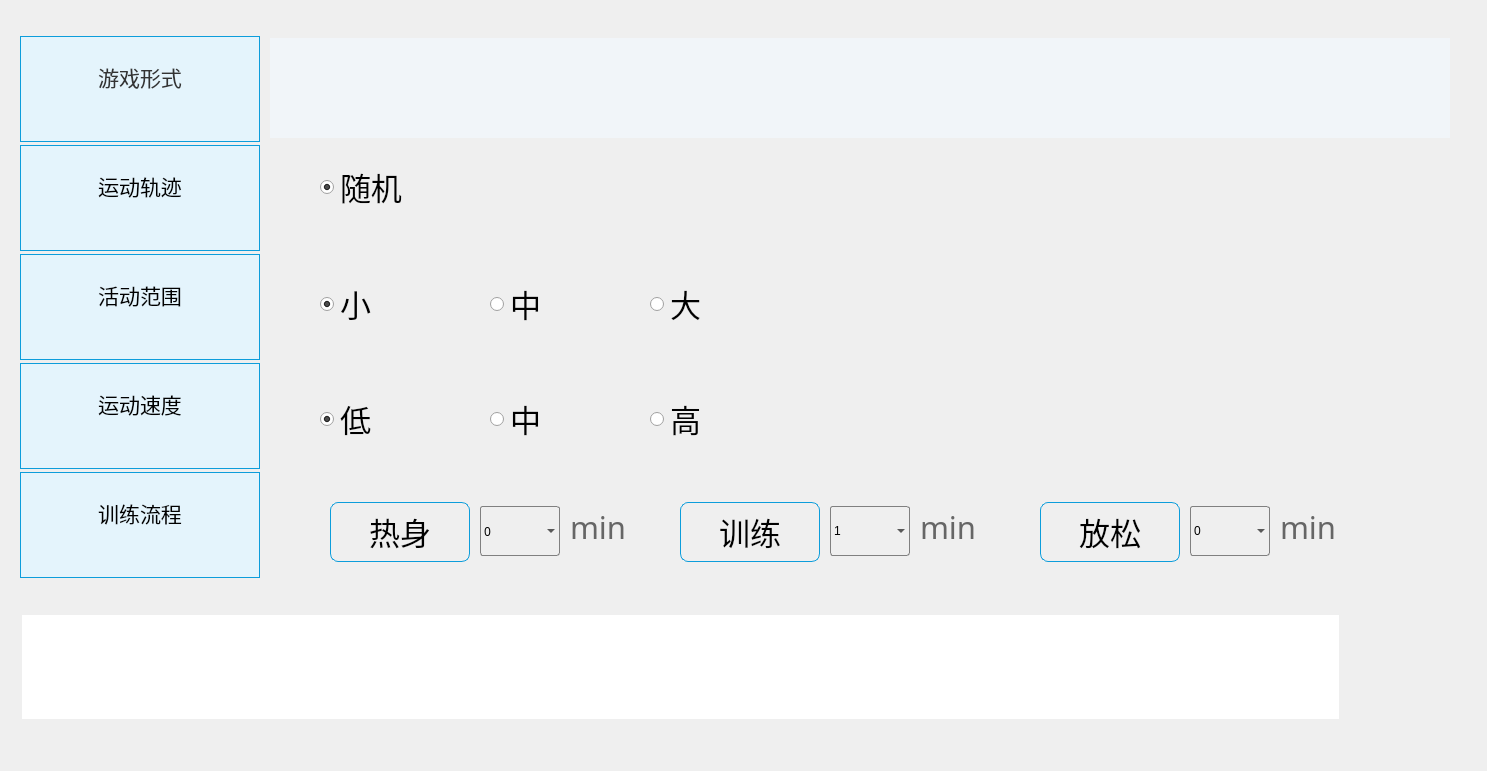
<?xml version="1.0" encoding="UTF-8"?>
<ui version="4.0">
 <class>CPassiveTrain</class>
 <widget class="QWidget" name="CPassiveTrain">
  <property name="geometry">
   <rect>
    <x>0</x>
    <y>0</y>
    <width>1487</width>
    <height>771</height>
   </rect>
  </property>
  <property name="windowTitle">
   <string>Form</string>
  </property>
  <widget class="QGroupBox" name="groupBox_7">
   <property name="geometry">
    <rect>
     <x>0</x>
     <y>0</y>
     <width>1512</width>
     <height>742</height>
    </rect>
   </property>
   <property name="styleSheet">
    <string notr="true">#groupBox_7{border:none;}</string>
   </property>
   <property name="title">
    <string/>
   </property>
   <widget class="QGroupBox" name="gameForm_GroupBox">
    <property name="geometry">
     <rect>
      <x>20</x>
      <y>36</y>
      <width>1481</width>
      <height>108</height>
     </rect>
    </property>
    <property name="styleSheet">
     <string notr="true">border:none;</string>
    </property>
    <property name="title">
     <string/>
    </property>
    <widget class="QLabel" name="label">
     <property name="geometry">
      <rect>
       <x>0</x>
       <y>0</y>
       <width>240</width>
       <height>106</height>
      </rect>
     </property>
     <property name="font">
      <font>
       <family>黑体</family>
       <pointsize>20</pointsize>
      </font>
     </property>
     <property name="styleSheet">
      <string notr="true">background: #E4F4FC;
border: 1px solid #0D9DDB;
color:#333333;</string>
     </property>
     <property name="text">
      <string>&lt;html&gt;&lt;head/&gt;&lt;body&gt;&lt;p&gt;&lt;img src=&quot;:/new/prefix1/release/source/image/game/gameForm.png&quot;/&gt;&lt;span style=&quot; font-size:24pt; vertical-align:super;&quot;&gt;游戏形式&lt;/span&gt;&lt;/p&gt;&lt;/body&gt;&lt;/html&gt;</string>
     </property>
     <property name="alignment">
      <set>Qt::AlignCenter</set>
     </property>
    </widget>
    <widget class="QListWidget" name="gameType_ListWidget">
     <property name="geometry">
      <rect>
       <x>250</x>
       <y>2</y>
       <width>1180</width>
       <height>100</height>
      </rect>
     </property>
     <property name="styleSheet">
      <string notr="true">background: #F1F5F9;</string>
     </property>
    </widget>
   </widget>
   <widget class="QGroupBox" name="track_GroupBox">
    <property name="geometry">
     <rect>
      <x>20</x>
      <y>145</y>
      <width>1481</width>
      <height>108</height>
     </rect>
    </property>
    <property name="styleSheet">
     <string notr="true">border:none;</string>
    </property>
    <property name="title">
     <string/>
    </property>
    <widget class="QLabel" name="label_2">
     <property name="geometry">
      <rect>
       <x>0</x>
       <y>0</y>
       <width>240</width>
       <height>106</height>
      </rect>
     </property>
     <property name="font">
      <font>
       <family>黑体</family>
       <pointsize>15</pointsize>
      </font>
     </property>
     <property name="styleSheet">
      <string notr="true">background: #E4F4FC;
border: 1px solid #0D9DDB;</string>
     </property>
     <property name="text">
      <string>&lt;html&gt;&lt;head/&gt;&lt;body&gt;&lt;p&gt;&lt;img src=&quot;:/new/prefix1/release/source/image/game/gameTrack.png&quot;/&gt;&lt;span style=&quot; font-size:24pt; vertical-align:super;&quot;&gt;运动轨迹&lt;/span&gt;&lt;/p&gt;&lt;/body&gt;&lt;/html&gt;</string>
     </property>
     <property name="alignment">
      <set>Qt::AlignCenter</set>
     </property>
    </widget>
    <widget class="QStackedWidget" name="track_StackedWidget">
     <property name="geometry">
      <rect>
       <x>280</x>
       <y>10</y>
       <width>1151</width>
       <height>80</height>
      </rect>
     </property>
     <property name="currentIndex">
      <number>1</number>
     </property>
     <widget class="QWidget" name="page">
      <widget class="QGroupBox" name="groupBox">
       <property name="geometry">
        <rect>
         <x>0</x>
         <y>0</y>
         <width>1121</width>
         <height>80</height>
        </rect>
       </property>
       <property name="styleSheet">
        <string notr="true"/>
       </property>
       <property name="title">
        <string/>
       </property>
       <widget class="QRadioButton" name="upDown_RadioButton">
        <property name="geometry">
         <rect>
          <x>20</x>
          <y>10</y>
          <width>81</width>
          <height>61</height>
         </rect>
        </property>
        <property name="styleSheet">
         <string notr="true">QRadioButton::indicator::unchecked {width: 32px;height: 18px;image:url(&quot;:/new/prefix1/release/source/image/track/radio.png&quot;);position:relative;left: 0px;right: 5px;top: 2px;bottom:4px;}
QRadioButton::indicator::checked {width: 32px;height: 18px;image:url(&quot;:/new/prefix1/release/source/image/track/radioChecked.png&quot;);position:relative;left: 0px;right: 5px;top: 2px;bottom:4px;}
QRadioButton{background-image: url(&quot;:/new/prefix1/release/source/image/track/upDown.png&quot;);background-repeat: no-repeat; background-position:  right;}</string>
        </property>
        <property name="text">
         <string/>
        </property>
        <property name="checked">
         <bool>true</bool>
        </property>
       </widget>
       <widget class="QRadioButton" name="leftRight_radioButton">
        <property name="geometry">
         <rect>
          <x>189</x>
          <y>10</y>
          <width>91</width>
          <height>60</height>
         </rect>
        </property>
        <property name="styleSheet">
         <string notr="true">QRadioButton::indicator::unchecked {width: 32px;height: 18px;image:url(&quot;:/new/prefix1/release/source/image/track/radio.png&quot;);position:relative;left: 0px;right: 5px;top: 2px;bottom:4px;}
QRadioButton::indicator::checked {width: 32px;height: 18px;image:url(&quot;:/new/prefix1/release/source/image/track/radioChecked.png&quot;);position:relative;left: 0px;right: 5px;top: 2px;bottom:4px;}
QRadioButton{background-image: url(&quot;:/new/prefix1/release/source/image/track/leftRight.png&quot;);background-repeat: no-repeat; background-position:  right;}</string>
        </property>
        <property name="text">
         <string/>
        </property>
       </widget>
       <widget class="QRadioButton" name="pie_RadioButton">
        <property name="geometry">
         <rect>
          <x>350</x>
          <y>10</y>
          <width>91</width>
          <height>60</height>
         </rect>
        </property>
        <property name="styleSheet">
         <string notr="true">QRadioButton::indicator::unchecked {width: 32px;height: 18px;image:url(&quot;:/new/prefix1/release/source/image/track/radio.png&quot;);position:relative;left: 0px;right: 5px;top: 2px;bottom:4px;}
QRadioButton::indicator::checked {width: 32px;height: 18px;image:url(&quot;:/new/prefix1/release/source/image/track/radioChecked.png&quot;);position:relative;left: 0px;right: 5px;top: 2px;bottom:4px;}
QRadioButton{background-image:  url(:/new/prefix1/release/source/image/track/pie.png);background-repeat: no-repeat; background-position:right;}</string>
        </property>
        <property name="text">
         <string/>
        </property>
       </widget>
       <widget class="QRadioButton" name="circle_RadioButton">
        <property name="geometry">
         <rect>
          <x>514</x>
          <y>10</y>
          <width>91</width>
          <height>60</height>
         </rect>
        </property>
        <property name="styleSheet">
         <string notr="true">QRadioButton::indicator::unchecked {width: 32px;height: 18px;image:url(&quot;:/new/prefix1/release/source/image/track/radio.png&quot;);position:relative;left: 0px;right: 5px;top: 2px;bottom:4px;}
QRadioButton::indicator::checked {width: 32px;height: 18px;image:url(&quot;:/new/prefix1/release/source/image/track/radioChecked.png&quot;);position:relative;left: 0px;right: 5px;top: 2px;bottom:4px;}
QRadioButton{background-image: url(:/new/prefix1/release/source/image/track/circle.png);background-repeat: no-repeat; background-position:  right;}</string>
        </property>
        <property name="text">
         <string/>
        </property>
       </widget>
       <widget class="QRadioButton" name="rect_RadioButton">
        <property name="geometry">
         <rect>
          <x>690</x>
          <y>10</y>
          <width>91</width>
          <height>60</height>
         </rect>
        </property>
        <property name="styleSheet">
         <string notr="true">QRadioButton::indicator::unchecked {width: 32px;height: 18px;image:url(&quot;:/new/prefix1/release/source/image/track/radio.png&quot;);position:relative;left: 0px;right: 5px;top: 2px;bottom:4px;}
QRadioButton::indicator::checked {width: 32px;height: 18px;image:url(&quot;:/new/prefix1/release/source/image/track/radioChecked.png&quot;);position:relative;left: 0px;right: 5px;top: 2px;bottom:4px;}
QRadioButton{background-image: url(:/new/prefix1/release/source/image/track/rect.png);background-repeat: no-repeat; background-position:  right;}</string>
        </property>
        <property name="text">
         <string/>
        </property>
       </widget>
       <widget class="QRadioButton" name="s_RadioButton">
        <property name="geometry">
         <rect>
          <x>840</x>
          <y>10</y>
          <width>91</width>
          <height>60</height>
         </rect>
        </property>
        <property name="styleSheet">
         <string notr="true">QRadioButton::indicator::unchecked {width: 32px;height: 18px;image:url(&quot;:/new/prefix1/release/source/image/track/radio.png&quot;);position:relative;left: 0px;right: 5px;top: 2px;bottom:4px;}
QRadioButton::indicator::checked {width: 32px;height: 18px;image:url(&quot;:/new/prefix1/release/source/image/track/radioChecked.png&quot;);position:relative;left: 0px;right: 5px;top: 2px;bottom:4px;}
QRadioButton{background-image: url(:/new/prefix1/release/source/image/track/s.png);background-repeat: no-repeat; background-position:  right;}</string>
        </property>
        <property name="text">
         <string/>
        </property>
       </widget>
       <widget class="QRadioButton" name="recipe_RadioButton">
        <property name="geometry">
         <rect>
          <x>980</x>
          <y>10</y>
          <width>141</width>
          <height>60</height>
         </rect>
        </property>
        <property name="font">
         <font>
          <family>黑体</family>
          <pointsize>23</pointsize>
         </font>
        </property>
        <property name="styleSheet">
         <string notr="true">QRadioButton::indicator::unchecked {width: 32px;height: 18px;image:url(&quot;:/new/prefix1/release/source/image/track/radio.png&quot;);position:relative;left: 0px;right: 5px;top: 2px;bottom:4px;}
QRadioButton::indicator::checked {width: 32px;height: 18px;image:url(&quot;:/new/prefix1/release/source/image/track/radioChecked.png&quot;);position:relative;left: 0px;right: 5px;top: 2px;bottom:4px;}</string>
        </property>
        <property name="text">
         <string>处方</string>
        </property>
       </widget>
      </widget>
     </widget>
     <widget class="QWidget" name="page_2">
      <widget class="QRadioButton" name="recipe_RadioButton_2">
       <property name="geometry">
        <rect>
         <x>20</x>
         <y>2</y>
         <width>141</width>
         <height>60</height>
        </rect>
       </property>
       <property name="font">
        <font>
         <family>黑体</family>
         <pointsize>23</pointsize>
        </font>
       </property>
       <property name="styleSheet">
        <string notr="true">QRadioButton::indicator::unchecked {width: 32px;height: 18px;image:url(&quot;:/new/prefix1/release/source/image/track/radio.png&quot;);position:relative;left: 0px;right: 5px;top: 2px;bottom:4px;}
QRadioButton::indicator::checked {width: 32px;height: 18px;image:url(&quot;:/new/prefix1/release/source/image/track/radioChecked.png&quot;);position:relative;left: 0px;right: 5px;top: 2px;bottom:4px;}</string>
       </property>
       <property name="text">
        <string>随机</string>
       </property>
       <property name="checked">
        <bool>true</bool>
       </property>
      </widget>
     </widget>
    </widget>
   </widget>
   <widget class="QGroupBox" name="scorp_GroupBox">
    <property name="geometry">
     <rect>
      <x>20</x>
      <y>254</y>
      <width>1481</width>
      <height>108</height>
     </rect>
    </property>
    <property name="styleSheet">
     <string notr="true">border:none;</string>
    </property>
    <property name="title">
     <string/>
    </property>
    <widget class="QLabel" name="label_3">
     <property name="geometry">
      <rect>
       <x>0</x>
       <y>0</y>
       <width>240</width>
       <height>106</height>
      </rect>
     </property>
     <property name="font">
      <font>
       <family>黑体</family>
       <pointsize>15</pointsize>
      </font>
     </property>
     <property name="styleSheet">
      <string notr="true">background: #E4F4FC;
border: 1px solid #0D9DDB;</string>
     </property>
     <property name="text">
      <string>&lt;html&gt;&lt;head/&gt;&lt;body&gt;&lt;p&gt;&lt;img src=&quot;:/new/prefix1/release/source/image/game/gameScorp.png&quot;/&gt;&lt;span style=&quot; font-size:24pt; vertical-align:super;&quot;&gt;活动范围&lt;/span&gt;&lt;/p&gt;&lt;/body&gt;&lt;/html&gt;</string>
     </property>
     <property name="alignment">
      <set>Qt::AlignCenter</set>
     </property>
    </widget>
    <widget class="QGroupBox" name="scope_GroupBox">
     <property name="geometry">
      <rect>
       <x>260</x>
       <y>10</y>
       <width>541</width>
       <height>80</height>
      </rect>
     </property>
     <property name="title">
      <string/>
     </property>
     <widget class="QRadioButton" name="big_radioButton">
      <property name="geometry">
       <rect>
        <x>370</x>
        <y>20</y>
        <width>91</width>
        <height>40</height>
       </rect>
      </property>
      <property name="font">
       <font>
        <family>黑体</family>
        <pointsize>23</pointsize>
       </font>
      </property>
      <property name="styleSheet">
       <string notr="true">QRadioButton::indicator::unchecked {width: 32px;height: 18px;image:url(&quot;:/new/prefix1/release/source/image/track/radio.png&quot;);position:relative;left: 0px;right: 5px;top: 2px;bottom:4px;}
QRadioButton::indicator::checked {width: 32px;height: 18px;image:url(&quot;:/new/prefix1/release/source/image/track/radioChecked.png&quot;);position:relative;left: 0px;right: 5px;top: 2px;bottom:4px;}</string>
      </property>
      <property name="text">
       <string>大</string>
      </property>
     </widget>
     <widget class="QRadioButton" name="median_RadioButton">
      <property name="geometry">
       <rect>
        <x>210</x>
        <y>20</y>
        <width>80</width>
        <height>40</height>
       </rect>
      </property>
      <property name="font">
       <font>
        <family>黑体</family>
        <pointsize>23</pointsize>
       </font>
      </property>
      <property name="styleSheet">
       <string notr="true">QRadioButton::indicator::unchecked {width: 32px;height: 18px;image:url(&quot;:/new/prefix1/release/source/image/track/radio.png&quot;);position:relative;left: 0px;right: 5px;top: 2px;bottom:4px;}
QRadioButton::indicator::checked {width: 32px;height: 18px;image:url(&quot;:/new/prefix1/release/source/image/track/radioChecked.png&quot;);position:relative;left: 0px;right: 5px;top: 2px;bottom:4px;}</string>
      </property>
      <property name="text">
       <string>中</string>
      </property>
     </widget>
     <widget class="QRadioButton" name="small_RadioButton">
      <property name="geometry">
       <rect>
        <x>40</x>
        <y>20</y>
        <width>101</width>
        <height>40</height>
       </rect>
      </property>
      <property name="font">
       <font>
        <family>黑体</family>
        <pointsize>23</pointsize>
       </font>
      </property>
      <property name="styleSheet">
       <string notr="true">QRadioButton::indicator::unchecked {width: 32px;height: 18px;image:url(&quot;:/new/prefix1/release/source/image/track/radio.png&quot;);position:relative;left: 0px;right: 5px;top: 2px;bottom:4px;}
QRadioButton::indicator::checked {width: 32px;height: 18px;image:url(&quot;:/new/prefix1/release/source/image/track/radioChecked.png&quot;);position:relative;left: 0px;right: 5px;top: 2px;bottom:4px;}</string>
      </property>
      <property name="text">
       <string>小</string>
      </property>
      <property name="checked">
       <bool>true</bool>
      </property>
     </widget>
    </widget>
    <zorder>scope_GroupBox</zorder>
    <zorder>label_3</zorder>
   </widget>
   <widget class="QGroupBox" name="trainSpeed_GroupBox">
    <property name="geometry">
     <rect>
      <x>20</x>
      <y>363</y>
      <width>1481</width>
      <height>108</height>
     </rect>
    </property>
    <property name="styleSheet">
     <string notr="true">border:none;</string>
    </property>
    <property name="title">
     <string/>
    </property>
    <widget class="QLabel" name="label_4">
     <property name="geometry">
      <rect>
       <x>0</x>
       <y>0</y>
       <width>240</width>
       <height>106</height>
      </rect>
     </property>
     <property name="font">
      <font>
       <family>黑体</family>
       <pointsize>15</pointsize>
      </font>
     </property>
     <property name="styleSheet">
      <string notr="true">background: #E4F4FC;
border: 1px solid #0D9DDB;</string>
     </property>
     <property name="text">
      <string>&lt;html&gt;&lt;head/&gt;&lt;body&gt;&lt;p&gt;&lt;img src=&quot;:/new/prefix1/release/source/image/game/gameSpeed.png&quot;/&gt;&lt;span style=&quot; font-size:24pt; vertical-align:super;&quot;&gt;运动速度&lt;/span&gt;&lt;/p&gt;&lt;/body&gt;&lt;/html&gt;</string>
     </property>
     <property name="alignment">
      <set>Qt::AlignCenter</set>
     </property>
    </widget>
    <widget class="QRadioButton" name="highSpeed_RadioButton">
     <property name="geometry">
      <rect>
       <x>630</x>
       <y>36</y>
       <width>121</width>
       <height>40</height>
      </rect>
     </property>
     <property name="font">
      <font>
       <family>黑体</family>
       <pointsize>23</pointsize>
      </font>
     </property>
     <property name="styleSheet">
      <string notr="true">QRadioButton::indicator::unchecked {width: 32px;height: 18px;image:url(&quot;:/new/prefix1/release/source/image/track/radio.png&quot;);position:relative;left: 0px;right: 5px;top: 2px;bottom:4px;}
QRadioButton::indicator::checked {width: 32px;height: 18px;image:url(&quot;:/new/prefix1/release/source/image/track/radioChecked.png&quot;);position:relative;left: 0px;right: 5px;top: 2px;bottom:4px;}</string>
     </property>
     <property name="text">
      <string>高</string>
     </property>
    </widget>
    <widget class="QRadioButton" name="lowSpeed_RadioButton">
     <property name="geometry">
      <rect>
       <x>300</x>
       <y>36</y>
       <width>111</width>
       <height>40</height>
      </rect>
     </property>
     <property name="font">
      <font>
       <family>黑体</family>
       <pointsize>23</pointsize>
      </font>
     </property>
     <property name="styleSheet">
      <string notr="true">QRadioButton::indicator::unchecked {width: 32px;height: 18px;image:url(&quot;:/new/prefix1/release/source/image/track/radio.png&quot;);position:relative;left: 0px;right: 5px;top: 2px;bottom:4px;}
QRadioButton::indicator::checked {width: 32px;height: 18px;image:url(&quot;:/new/prefix1/release/source/image/track/radioChecked.png&quot;);position:relative;left: 0px;right: 5px;top: 2px;bottom:4px;}</string>
     </property>
     <property name="text">
      <string>低</string>
     </property>
     <property name="checked">
      <bool>true</bool>
     </property>
    </widget>
    <widget class="QRadioButton" name="middleSpeed_RadioButton">
     <property name="geometry">
      <rect>
       <x>470</x>
       <y>36</y>
       <width>121</width>
       <height>40</height>
      </rect>
     </property>
     <property name="font">
      <font>
       <family>黑体</family>
       <pointsize>23</pointsize>
      </font>
     </property>
     <property name="styleSheet">
      <string notr="true">QRadioButton::indicator::unchecked {width: 32px;height: 18px;image:url(&quot;:/new/prefix1/release/source/image/track/radio.png&quot;);position:relative;left: 0px;right: 5px;top: 2px;bottom:4px;}
QRadioButton::indicator::checked {width: 32px;height: 18px;image:url(&quot;:/new/prefix1/release/source/image/track/radioChecked.png&quot;);position:relative;left: 0px;right: 5px;top: 2px;bottom:4px;}</string>
     </property>
     <property name="text">
      <string>中</string>
     </property>
    </widget>
   </widget>
   <widget class="QGroupBox" name="process_GroupBox">
    <property name="geometry">
     <rect>
      <x>20</x>
      <y>472</y>
      <width>1481</width>
      <height>108</height>
     </rect>
    </property>
    <property name="styleSheet">
     <string notr="true">#process_GroupBox{border:none;}</string>
    </property>
    <property name="title">
     <string/>
    </property>
    <widget class="QLabel" name="label_6">
     <property name="geometry">
      <rect>
       <x>0</x>
       <y>0</y>
       <width>240</width>
       <height>106</height>
      </rect>
     </property>
     <property name="font">
      <font>
       <family>黑体</family>
       <pointsize>15</pointsize>
      </font>
     </property>
     <property name="styleSheet">
      <string notr="true">background: #E4F4FC;
border: 1px solid #0D9DDB;</string>
     </property>
     <property name="text">
      <string>&lt;html&gt;&lt;head/&gt;&lt;body&gt;&lt;p&gt;&lt;img src=&quot;:/new/prefix1/release/source/image/game/gameProcess.png&quot;/&gt;&lt;span style=&quot; font-size:24pt; vertical-align:super;&quot;&gt;训练流程&lt;/span&gt;&lt;/p&gt;&lt;/body&gt;&lt;/html&gt;</string>
     </property>
     <property name="alignment">
      <set>Qt::AlignCenter</set>
     </property>
    </widget>
    <widget class="QLabel" name="label_7">
     <property name="geometry">
      <rect>
       <x>310</x>
       <y>30</y>
       <width>140</width>
       <height>60</height>
      </rect>
     </property>
     <property name="font">
      <font>
       <family>黑体</family>
       <pointsize>23</pointsize>
      </font>
     </property>
     <property name="styleSheet">
      <string notr="true">border-radius: 8px;
border: 1px solid #0D9DDB;</string>
     </property>
     <property name="text">
      <string>热身</string>
     </property>
     <property name="alignment">
      <set>Qt::AlignCenter</set>
     </property>
    </widget>
    <widget class="QComboBox" name="warmUp_ComboBox">
     <property name="geometry">
      <rect>
       <x>460</x>
       <y>34</y>
       <width>80</width>
       <height>50</height>
      </rect>
     </property>
     <property name="font">
      <font>
       <family>Microsoft YaHei</family>
       <weight>50</weight>
       <italic>false</italic>
       <bold>false</bold>
      </font>
     </property>
     <property name="layoutDirection">
      <enum>Qt::LeftToRight</enum>
     </property>
     <property name="styleSheet">
      <string notr="true">QComboBox {
    border: 1px solid gray;   /* 边框 */
    border-radius: 3px;   /* 圆角 */
    padding: 1px 18px 1px 3px;   /* 字体填衬 */
    color: #000;
    background: transparent;
}</string>
     </property>
     <item>
      <property name="text">
       <string>0</string>
      </property>
     </item>
     <item>
      <property name="text">
       <string>2</string>
      </property>
     </item>
     <item>
      <property name="text">
       <string>5</string>
      </property>
     </item>
     <item>
      <property name="text">
       <string>10</string>
      </property>
     </item>
    </widget>
    <widget class="QLabel" name="label_10">
     <property name="geometry">
      <rect>
       <x>660</x>
       <y>30</y>
       <width>140</width>
       <height>60</height>
      </rect>
     </property>
     <property name="font">
      <font>
       <family>黑体</family>
       <pointsize>23</pointsize>
      </font>
     </property>
     <property name="styleSheet">
      <string notr="true">border-radius: 8px;
border: 1px solid #0D9DDB;</string>
     </property>
     <property name="text">
      <string>训练</string>
     </property>
     <property name="alignment">
      <set>Qt::AlignCenter</set>
     </property>
    </widget>
    <widget class="QComboBox" name="train_ComboBox">
     <property name="geometry">
      <rect>
       <x>810</x>
       <y>34</y>
       <width>80</width>
       <height>50</height>
      </rect>
     </property>
     <property name="styleSheet">
      <string notr="true">QComboBox {
    border: 1px solid gray;   /* 边框 */
    border-radius: 3px;   /* 圆角 */
    padding: 1px 18px 1px 3px;   /* 字体填衬 */
    color: #000;
    background: transparent;
}</string>
     </property>
     <item>
      <property name="text">
       <string>1</string>
      </property>
     </item>
     <item>
      <property name="text">
       <string>5</string>
      </property>
     </item>
     <item>
      <property name="text">
       <string>10</string>
      </property>
     </item>
     <item>
      <property name="text">
       <string>15</string>
      </property>
     </item>
     <item>
      <property name="text">
       <string>20</string>
      </property>
     </item>
     <item>
      <property name="text">
       <string>30</string>
      </property>
     </item>
    </widget>
    <widget class="QLabel" name="label_12">
     <property name="geometry">
      <rect>
       <x>1020</x>
       <y>30</y>
       <width>140</width>
       <height>60</height>
      </rect>
     </property>
     <property name="font">
      <font>
       <family>黑体</family>
       <pointsize>23</pointsize>
      </font>
     </property>
     <property name="styleSheet">
      <string notr="true">border-radius: 8px;
border: 1px solid #0D9DDB;</string>
     </property>
     <property name="text">
      <string>放松</string>
     </property>
     <property name="alignment">
      <set>Qt::AlignCenter</set>
     </property>
    </widget>
    <widget class="QComboBox" name="relax_ComboBox">
     <property name="geometry">
      <rect>
       <x>1170</x>
       <y>34</y>
       <width>80</width>
       <height>50</height>
      </rect>
     </property>
     <property name="styleSheet">
      <string notr="true">QComboBox {
    border: 1px solid gray;   /* 边框 */
    border-radius: 3px;   /* 圆角 */
    padding: 1px 18px 1px 3px;   /* 字体填衬 */
    color: #000;
    background: transparent;
}</string>
     </property>
     <item>
      <property name="text">
       <string>0</string>
      </property>
     </item>
     <item>
      <property name="text">
       <string>3</string>
      </property>
     </item>
     <item>
      <property name="text">
       <string>5</string>
      </property>
     </item>
    </widget>
    <widget class="QLabel" name="label_8">
     <property name="geometry">
      <rect>
       <x>550</x>
       <y>40</y>
       <width>61</width>
       <height>30</height>
      </rect>
     </property>
     <property name="font">
      <font>
       <family>黑体</family>
       <pointsize>23</pointsize>
      </font>
     </property>
     <property name="styleSheet">
      <string notr="true">color: #666666;</string>
     </property>
     <property name="text">
      <string>min</string>
     </property>
    </widget>
    <widget class="QLabel" name="label_9">
     <property name="geometry">
      <rect>
       <x>900</x>
       <y>40</y>
       <width>61</width>
       <height>30</height>
      </rect>
     </property>
     <property name="font">
      <font>
       <family>黑体</family>
       <pointsize>23</pointsize>
      </font>
     </property>
     <property name="styleSheet">
      <string notr="true">color: #666666;</string>
     </property>
     <property name="text">
      <string>min</string>
     </property>
    </widget>
    <widget class="QLabel" name="label_11">
     <property name="geometry">
      <rect>
       <x>1260</x>
       <y>40</y>
       <width>61</width>
       <height>30</height>
      </rect>
     </property>
     <property name="font">
      <font>
       <family>黑体</family>
       <pointsize>23</pointsize>
      </font>
     </property>
     <property name="styleSheet">
      <string notr="true">color: #666666;</string>
     </property>
     <property name="text">
      <string>min</string>
     </property>
    </widget>
   </widget>
   <widget class="QGroupBox" name="gameLevel_GroupBox">
    <property name="geometry">
     <rect>
      <x>10</x>
      <y>600</y>
      <width>1341</width>
      <height>131</height>
     </rect>
    </property>
    <property name="styleSheet">
     <string notr="true">border:none;</string>
    </property>
    <property name="title">
     <string/>
    </property>
    <layout class="QGridLayout" name="gridLayout">
     <item row="0" column="0">
      <widget class="QListWidget" name="gameLevel_ListWidget"/>
     </item>
    </layout>
   </widget>
  </widget>
 </widget>
 <resources/>
 <connections/>
</ui>
